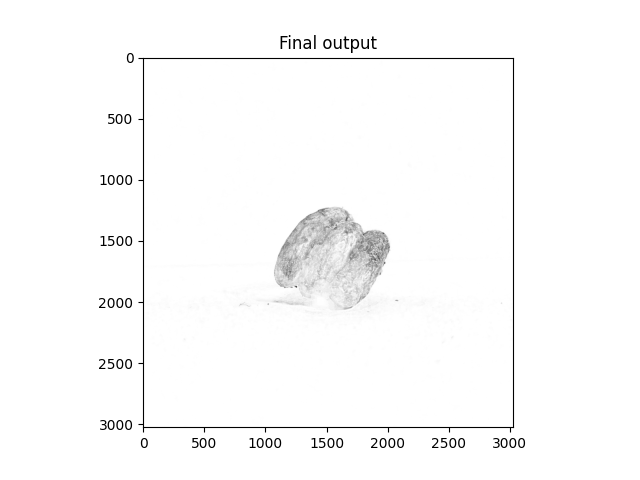
#> input picture output/430_M_30.png, 640 x 480 px
$ python OpenCV_structure_eliminate_edge2.py
#> lines starting #> are read from the running program, lines starting #| are printed output that depends on the picture; after the words box and inside, x2 and y2 are one past the last pixel; in counts of white or black regions, pixels touching at a corner belong together
import cv2 as cv
import numpy as np


img = cv.imread("output/430_M_30.png")
#> img is the input picture: shape (480, 640, 3); min 0, max 255, mean 250.7

#img = cv.resize(img, (1064, 1064))
#cv.imshow("Cats", img)

img = cv.resize(img, (1064, 1064))
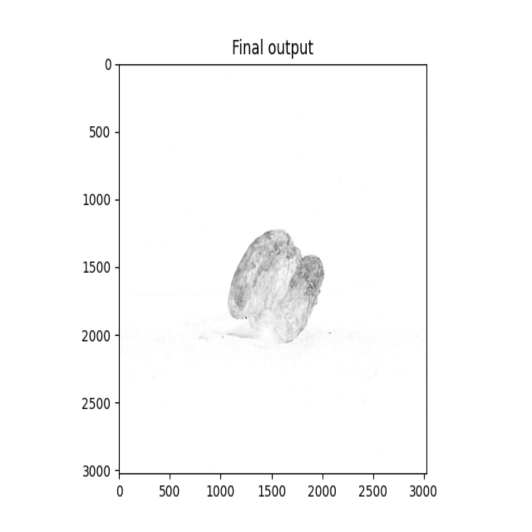
#> img: shape (1064, 1064, 3) (shown at 1/2 size); min 0, max 255, mean 250.7
blank = np.zeros(img.shape, dtype="uint8")
gray = cv.cvtColor(img, cv.COLOR_BGR2GRAY)
blur = cv.GaussianBlur(gray, (5,5), cv.BORDER_DEFAULT)
#blur = cv.medianBlur(gray, 5)
#thed = cv.adaptiveThreshold(blur, 255, cv.ADAPTIVE_THRESH_GAUSSIAN_C,\
    #cv.THRESH_BINARY, 11, 2)
ret, thed = cv.threshold(blur,127,255,cv.THRESH_TRUNC)
#cv.imshow("Cats", thed)

canny = cv.Canny(blur, 10,150)
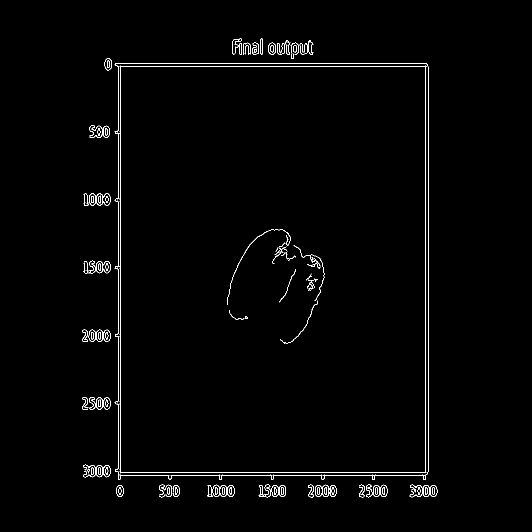
#> canny: shape (1064, 1064) (shown at 1/2 size); 1.1% white in thin lines or dots, all inside (x1, y1, x2, y2) = (164, 77, 875, 995)

contours, hierarchies = cv.findContours(canny, cv.RETR_LIST, cv.CHAIN_APPROX_SIMPLE)
#> contours = 205 contours, 61 with area under 20; largest, box (x1, y1, x2, y2) and area: (229, 127, 857, 960) 510712, (230, 127, 857, 959) 510635, (240, 131, 854, 946) 496742, (240, 132, 852, 946) 496736, (192, 794, 221, 819) 546
# 計算總共有幾個輪廓 contours
print(f"{len(contours)} contour(s) found!")
#| 205 contour(s) found!
# 畫出當前所有的 contours
cv.drawContours(img, contours, -1, (255,0,0), 1)
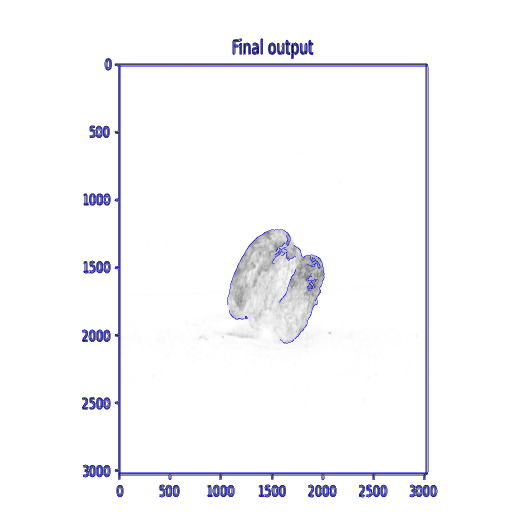
#> img: shape (1064, 1064, 3) (shown at 1/2 size); 1.14% of pixels changed, all inside (x1, y1, x2, y2) = (164, 77, 875, 995)
cv.imshow("Contours Drawn on img", img)
# 標示 contours
cv.drawContours(blank, contours, -1, (0,255,0), 1)
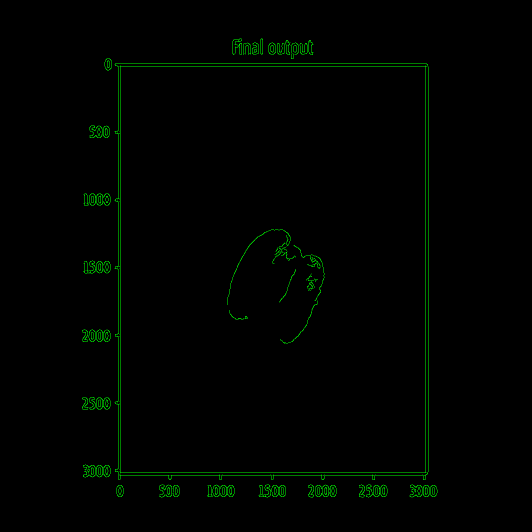
#> blank: shape (1064, 1064, 3) (shown at 1/2 size); mean of channels 0, 1, 2 0, 2.9, 0; drawn as B, G, R
cv.imshow("Contours Drawn on blank", blank)
cv.waitKey(0)

$ run again, with output/abc.jpg saved as output/430_M_30.png
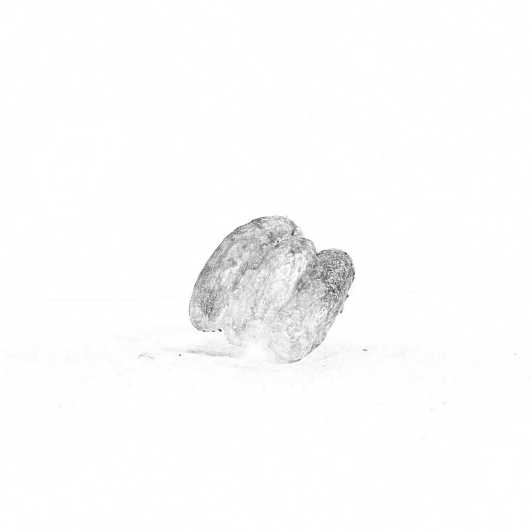
#> input picture output/abc.jpg, 1064 x 1064 px (shown at 1/2 size)
#> img is the input picture: shape (1064, 1064, 3); min 11, max 255, mean 251.5
#> `canny = cv.Canny(blur, 10,150)`:
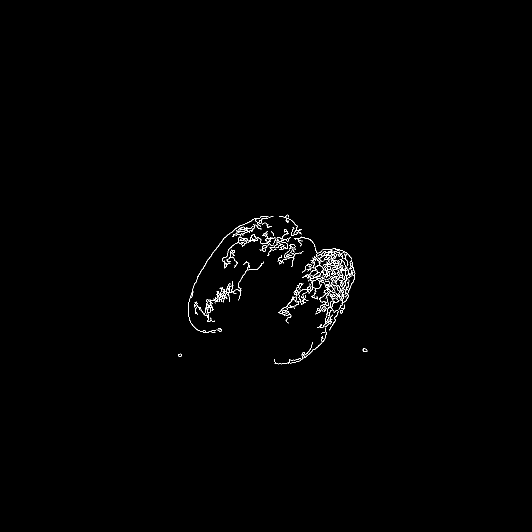
#> canny: shape (1064, 1064) (shown at 1/2 size); 0.6% white in thin lines or dots, all inside (x1, y1, x2, y2) = (357, 429, 735, 729)
#> contours = 119 contours, 78 with area under 20; largest, box (x1, y1, x2, y2) and area: (641, 519, 699, 590) 739, (389, 522, 528, 644) 466, (675, 519, 693, 560) 268, (557, 544, 656, 647) 212, (626, 501, 679, 541) 170
#| 119 contour(s) found!
#> img: shape (1064, 1064, 3); 0.6% of pixels changed, all inside (x1, y1, x2, y2) = (357, 429, 735, 729)
#> `cv.drawContours(blank, contours, -1, (0,255,0), 1)`:
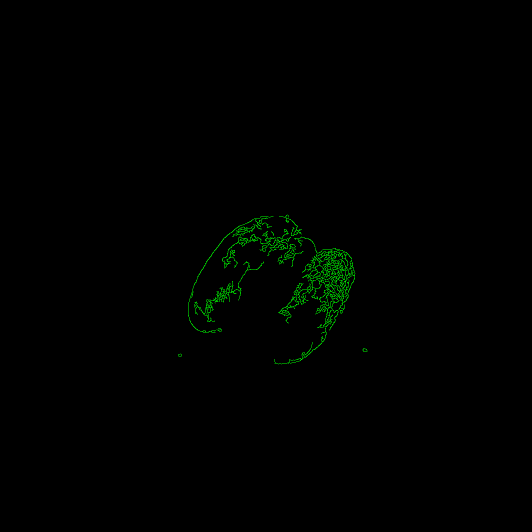
#> blank: shape (1064, 1064, 3) (shown at 1/2 size); mean of channels 0, 1, 2 0, 1.5, 0; drawn as B, G, R
